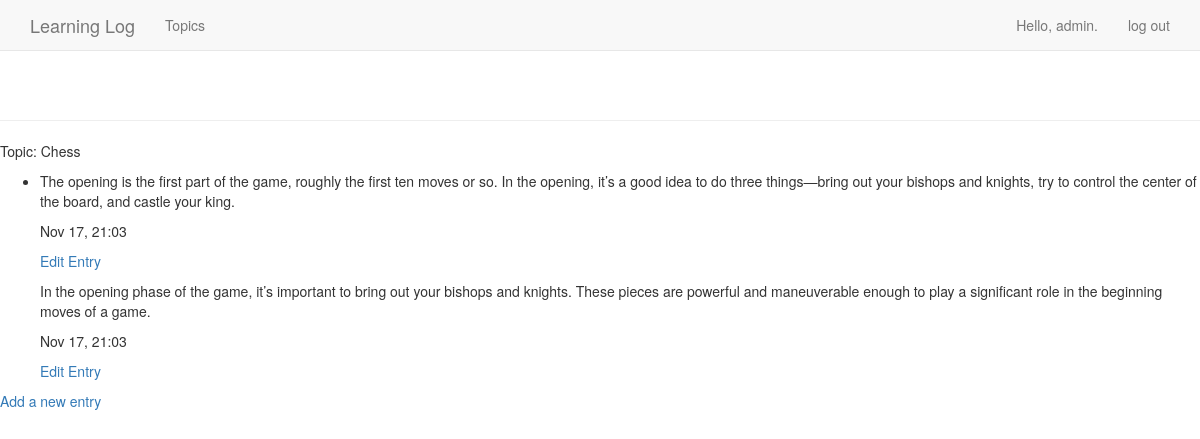
The page /topics/1/ (signed in) on the database as committed earlier.
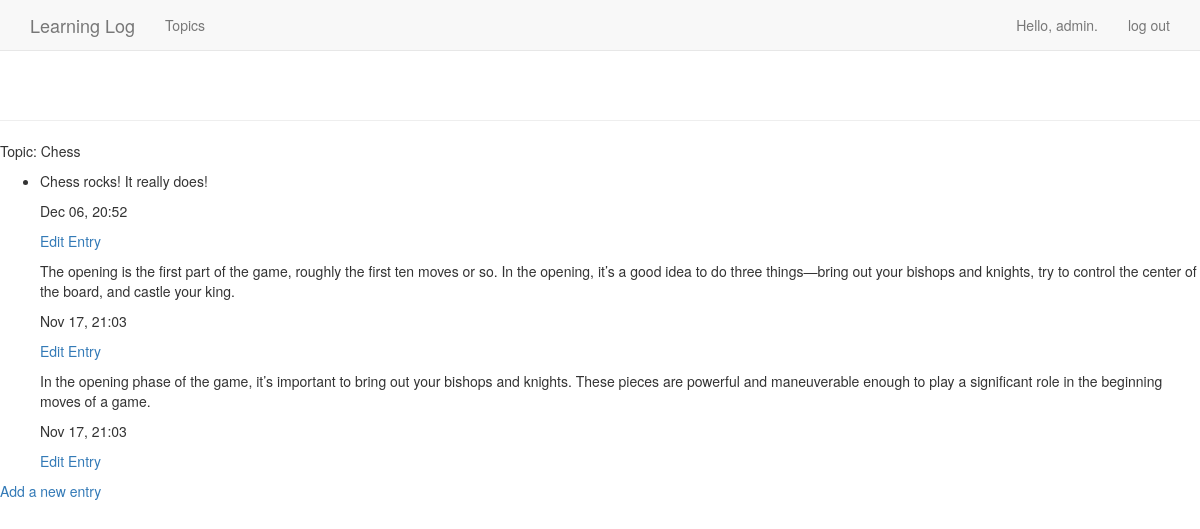
The same page on the database as committed later.
### MainApp/models.py (models this page shows, shortened)
class Entry(models.Model):
    topic = models.ForeignKey(Topic,on_delete=models.CASCADE)
    text = models.TextField()
    date_added = models.DateTimeField(auto_now_add=True)
    class Meta:
        verbose_name_plural = 'entries'

### MainApp/views.py (the view)
# urls.py: path('topics/<int:topic_id>/', views.topic,name='topic'),
@login_required
def topic(request,topic_id):
    topic = Topic.objects.get(id=topic_id)
    if topic.owner != request.user:
        raise Http404
    entries = topic.entry_set.order_by('-date_added')
    context = {'topic':topic, 'entries':entries}
    return render(request, 'MainApp/topic.html', context)

### MainApp/models.py (called while the page is built)
    def __str__(self):
        return self.text

### MainApp/templates/MainApp/topic.html
{% extends "MainApp/base.html" %}
{% block content %}
<p>Topic: {{ topic }}</p>
<ul>
    <li>
    {% for e in entries %}
    <p>{{ e.text|linebreaks }}</p>
    <p>{{ e.date_added|date:'M d, H:i' }}</p>
    </li>
    <p>
    <a href="{% url 'MainApp:edit_entry' e.id %}">Edit Entry</a>
    </p>
    {% empty %}
    <li> There are no entries for this topic yet. </li>
    {% endfor %}
</ul>
<p>
<a href="{% url 'MainApp:new_entry' topic.id %}">Add a new entry</a>
</p>
{% endblock content %}

Rows that differ between the two databases and show on the page:
added Entry: text "Chess rocks! It really does!", date_added "Dec 06, 20:52"
